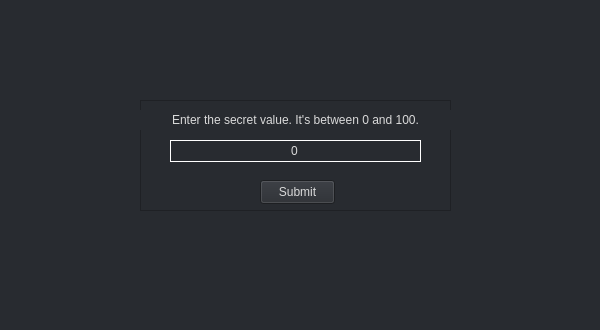
<?xml version="1.0" encoding="UTF-8"?>
<ui version="4.0">
 <class>MainWindow</class>
 <widget class="QMainWindow" name="MainWindow">
  <property name="geometry">
   <rect>
    <x>0</x>
    <y>0</y>
    <width>600</width>
    <height>330</height>
   </rect>
  </property>
  <property name="minimumSize">
   <size>
    <width>600</width>
    <height>330</height>
   </size>
  </property>
  <property name="maximumSize">
   <size>
    <width>600</width>
    <height>330</height>
   </size>
  </property>
  <property name="font">
   <font>
    <family>Arial</family>
    <pointsize>12</pointsize>
   </font>
  </property>
  <property name="windowTitle">
   <string>MainWindow</string>
  </property>
  <property name="autoFillBackground">
   <bool>false</bool>
  </property>
  <property name="styleSheet">
   <string notr="true">background-color: rgb(40, 43, 48);
color: rgb(218, 218, 218);</string>
  </property>
  <property name="dockOptions">
   <set>QMainWindow::AllowTabbedDocks|QMainWindow::AnimatedDocks</set>
  </property>
  <widget class="QWidget" name="centralwidget">
   <widget class="QLabel" name="label">
    <property name="geometry">
     <rect>
      <x>-10</x>
      <y>-30</y>
      <width>661</width>
      <height>371</height>
     </rect>
    </property>
    <property name="text">
     <string/>
    </property>
    <property name="pixmap">
     <pixmap resource="resources.qrc">:/bg.png</pixmap>
    </property>
   </widget>
   <widget class="QFrame" name="loginFrame">
    <property name="geometry">
     <rect>
      <x>140</x>
      <y>100</y>
      <width>311</width>
      <height>111</height>
     </rect>
    </property>
    <property name="styleSheet">
     <string notr="true"/>
    </property>
    <property name="frameShape">
     <enum>QFrame::StyledPanel</enum>
    </property>
    <property name="frameShadow">
     <enum>QFrame::Raised</enum>
    </property>
    <widget class="QLabel" name="label_2">
     <property name="geometry">
      <rect>
       <x>20</x>
       <y>10</y>
       <width>81</width>
       <height>16</height>
      </rect>
     </property>
     <property name="text">
      <string>Host:</string>
     </property>
    </widget>
    <widget class="QLineEdit" name="inputHost">
     <property name="geometry">
      <rect>
       <x>150</x>
       <y>10</y>
       <width>141</width>
       <height>22</height>
      </rect>
     </property>
     <property name="styleSheet">
      <string notr="true">border: 1px solid white;</string>
     </property>
     <property name="text">
      <string>localhost</string>
     </property>
     <property name="maxLength">
      <number>15</number>
     </property>
     <property name="alignment">
      <set>Qt::AlignCenter</set>
     </property>
    </widget>
    <widget class="QSpinBox" name="inputPort">
     <property name="geometry">
      <rect>
       <x>150</x>
       <y>40</y>
       <width>141</width>
       <height>22</height>
      </rect>
     </property>
     <property name="styleSheet">
      <string notr="true">border: 1px solid white;</string>
     </property>
     <property name="alignment">
      <set>Qt::AlignCenter</set>
     </property>
     <property name="buttonSymbols">
      <enum>QAbstractSpinBox::NoButtons</enum>
     </property>
     <property name="minimum">
      <number>10</number>
     </property>
     <property name="maximum">
      <number>65535</number>
     </property>
     <property name="stepType">
      <enum>QAbstractSpinBox::DefaultStepType</enum>
     </property>
     <property name="value">
      <number>4242</number>
     </property>
    </widget>
    <widget class="QLabel" name="label_3">
     <property name="geometry">
      <rect>
       <x>20</x>
       <y>40</y>
       <width>81</width>
       <height>16</height>
      </rect>
     </property>
     <property name="text">
      <string>Port:</string>
     </property>
    </widget>
    <widget class="QPushButton" name="pushButton">
     <property name="geometry">
      <rect>
       <x>100</x>
       <y>80</y>
       <width>101</width>
       <height>24</height>
      </rect>
     </property>
     <property name="text">
      <string>Connect</string>
     </property>
     <property name="flat">
      <bool>false</bool>
     </property>
    </widget>
   </widget>
   <widget class="QFrame" name="answerFrame">
    <property name="enabled">
     <bool>true</bool>
    </property>
    <property name="geometry">
     <rect>
      <x>140</x>
      <y>100</y>
      <width>311</width>
      <height>111</height>
     </rect>
    </property>
    <property name="frameShape">
     <enum>QFrame::StyledPanel</enum>
    </property>
    <property name="frameShadow">
     <enum>QFrame::Raised</enum>
    </property>
    <widget class="QPushButton" name="sendAnswerBtn">
     <property name="geometry">
      <rect>
       <x>120</x>
       <y>80</y>
       <width>75</width>
       <height>24</height>
      </rect>
     </property>
     <property name="text">
      <string>Submit</string>
     </property>
    </widget>
    <widget class="QLabel" name="answerLabel">
     <property name="geometry">
      <rect>
       <x>0</x>
       <y>10</y>
       <width>311</width>
       <height>20</height>
      </rect>
     </property>
     <property name="text">
      <string>Enter the secret value. It's between 0 and 100.</string>
     </property>
     <property name="alignment">
      <set>Qt::AlignCenter</set>
     </property>
    </widget>
    <widget class="QSpinBox" name="answerInput">
     <property name="geometry">
      <rect>
       <x>30</x>
       <y>40</y>
       <width>251</width>
       <height>22</height>
      </rect>
     </property>
     <property name="styleSheet">
      <string notr="true">border: 1px solid white;</string>
     </property>
     <property name="alignment">
      <set>Qt::AlignCenter</set>
     </property>
     <property name="buttonSymbols">
      <enum>QAbstractSpinBox::NoButtons</enum>
     </property>
     <property name="minimum">
      <number>0</number>
     </property>
     <property name="maximum">
      <number>100</number>
     </property>
     <property name="stepType">
      <enum>QAbstractSpinBox::DefaultStepType</enum>
     </property>
     <property name="value">
      <number>0</number>
     </property>
    </widget>
   </widget>
  </widget>
 </widget>
 <resources>
  <include location="resources.qrc"/>
 </resources>
 <connections/>
</ui>
